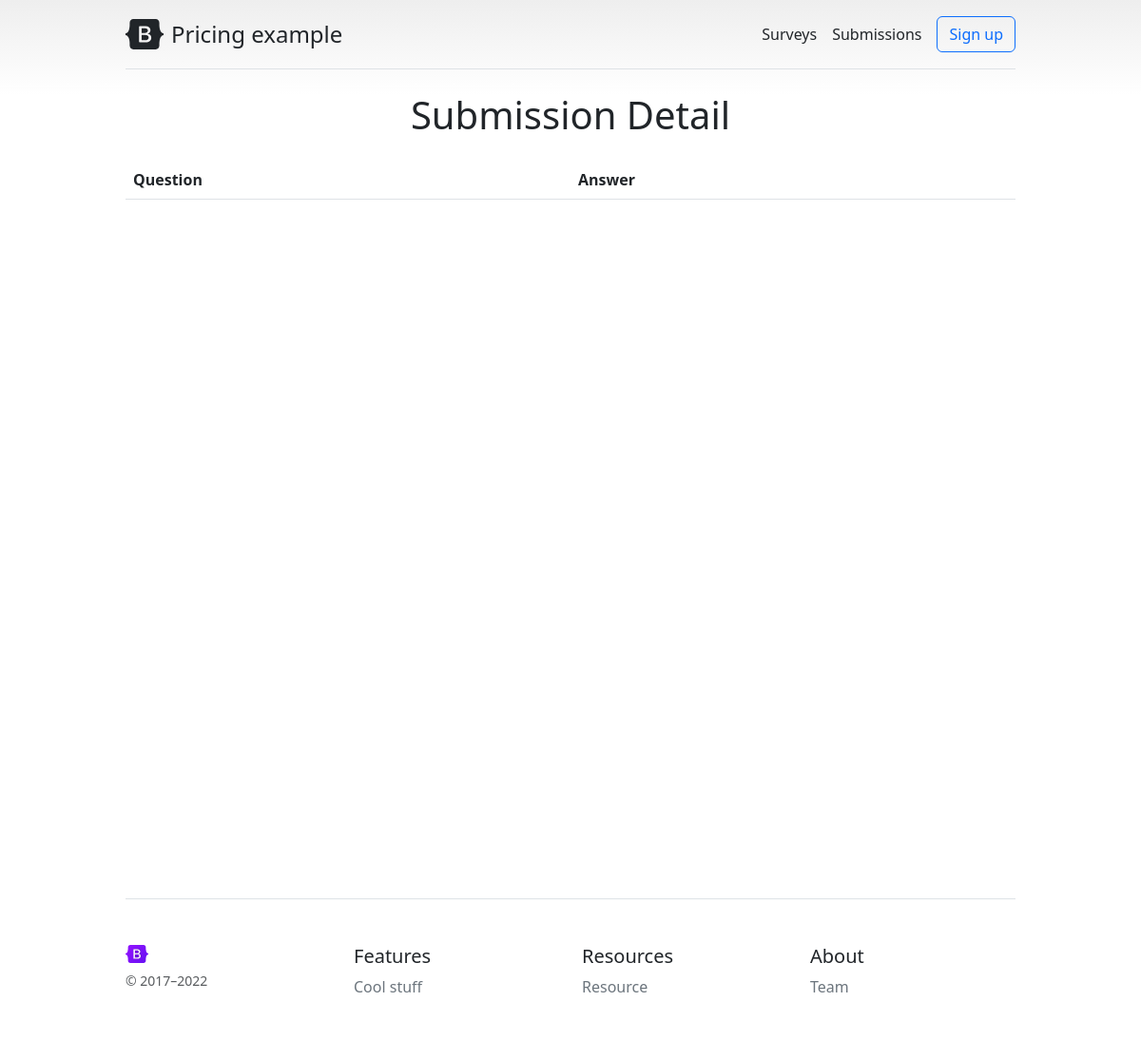
/submission/detail/9f0be2870ebc4f7faafcdca1641f1e57, run on an earlier commit of the app's database.
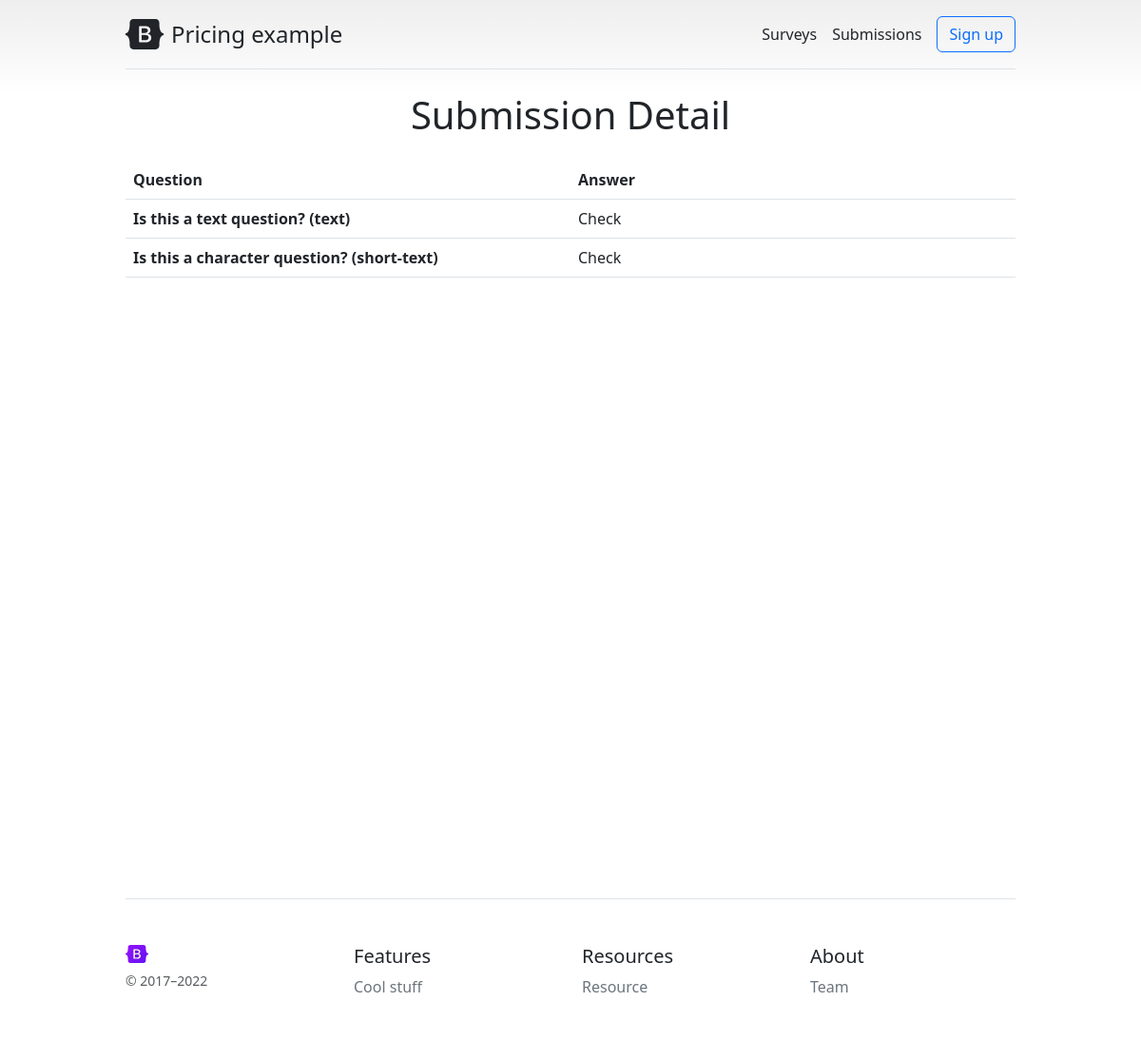
And on a later commit of the database.
### core/models.py (models this page shows, shortened)
class Submission(models.Model):
    question = models.ForeignKey(Question, on_delete=models.CASCADE, null=False, editable=False)
    answer = models.TextField(max_length=2550)
    slug = models.SlugField(editable=False)
    created_at = models.DateTimeField(editable=False, default=timezone.now)
    updated_at = models.DateTimeField(editable=False, default=timezone.now)

class Question(models.Model):
    TEXT = "text"
    SHORT_TEXT = "short-text"
    QUESTION_TYPES = (
        (TEXT, "text (multiple line)"),
        (SHORT_TEXT, "short text (one line)"),
    )
    survey = models.ForeignKey(Survey, on_delete=models.CASCADE, null=True,  editable=True)
    type = models.CharField(max_length=255, choices=QUESTION_TYPES, default='TextField')
    text = models.TextField(max_length=2550)

### core/views.py (the view)
# urls.py: path('submission/detail/<slug:slug>', views.submission_detail, name='submission_detail'),
def submission_detail(request, slug):
    submission = models.Submission.objects.filter(slug=slug)
    context = {
        'submission': submission,
    }
    return render(request, 'core/submission_detail.html', context)

### core/templates/core/submission_detail.html
{% extends 'core/base.html' %}
{% block content %}
<h2 class="display-6 text-center mb-4">Submission Detail</h2>
<div class="table-responsive">
    <table class="table text-left">
        <thead>
            <tr>
                <th style="width: 50%;">Question</th>
                <th>Answer</th>
            </tr>
        </thead>
        <tbody>
            {% for record in submission %}
            <tr>
                <th scope="row" class="text-start">{{ record.question.text }} ({{ record.question.type }})</th>
                <td>{{ record.answer }}</td>
            </tr>
            {% endfor %}
        </tbody>
    </table>
</div>
{% endblock content %}

What changed in the data, as far as the page shows it:
added Submission: question.text "Is this a text question?", question.type "text", answer "Check"
added Submission: question.text "Is this a character question?", question.type "short-text", answer "Check"
